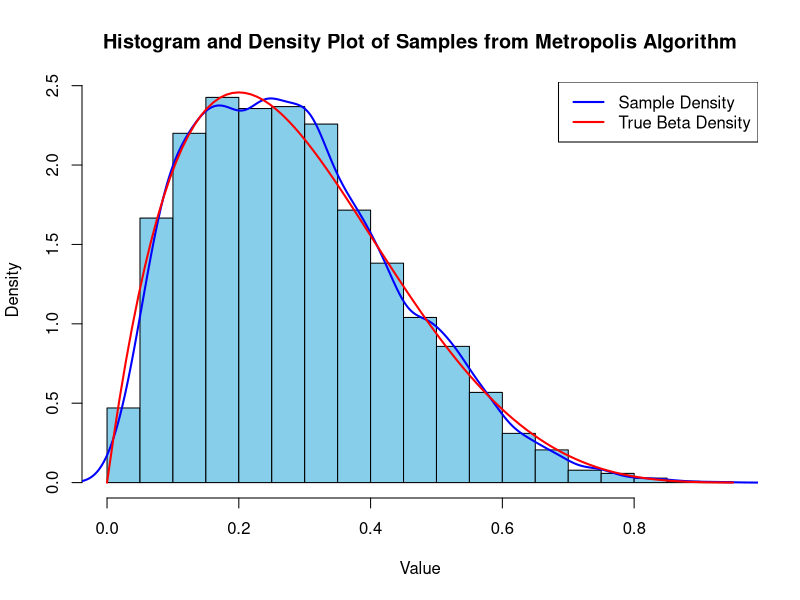

This figure's R source:
# Load necessary library
library(ggplot2)
library(coda)  # for effectiveSize function

# Target distribution: Beta distribution with alpha = 2, beta = 5
alpha <- 2
beta <- 5
target_density <- function(x) {
  if (x < 0 || x > 1) return(0)
  return(dbeta(x, shape1 = alpha, shape2 = beta))
}

# Proposal distribution: Normal distribution centered at current point
proposal_distribution <- function(x) {
  return(rnorm(1, mean = x, sd = 0.1))  # Standard deviation of proposal distribution can be adjusted
}

# Metropolis algorithm
metropolis <- function(num_samples, initial_value) {
  samples <- numeric(num_samples)
  samples[1] <- initial_value
  
  for (t in 2:num_samples) {
    current_x <- samples[t-1]
    proposed_x <- proposal_distribution(current_x)
    
    # Ensure proposed_x is within the bounds of the Beta distribution
    if (proposed_x < 0 || proposed_x > 1) {
      samples[t] <- current_x  # Reject the proposal if out of bounds
    } else {
      acceptance_ratio <- target_density(proposed_x) / target_density(current_x)
      acceptance_ratio <- min(1, acceptance_ratio)
      
      if (runif(1) < acceptance_ratio) {
        samples[t] <- proposed_x
      } else {
        samples[t] <- current_x
      }
    }
  }
  
  return(samples)
}

# Parameters
num_samples <- 10000
initial_value <- 0.5

# Run the Metropolis algorithm
set.seed(123)
samples <- metropolis(num_samples, initial_value)

# Plot the samples
hist(samples, breaks = 30, probability = TRUE, col = "skyblue", border = "black",
     xlab = "Value", ylab = "Density", main = "Histogram and Density Plot of Samples from Metropolis Algorithm")

# Plot the density of the samples
lines(density(samples), col = "blue", lwd = 2)

# Overlay the true Beta distribution for comparison
curve(dbeta(x, shape1 = alpha, shape2 = beta), add = TRUE, col = "red", lwd = 2)

# Add legend
legend("topright", legend = c("Sample Density", "True Beta Density"), col = c("blue", "red"), lwd = 2)

# --- for sample size discussion ---
# Convert to MCMC object for analysis
mcmc_samples <- as.mcmc(samples)

# Compute the mean of the samples
sample_mean <- mean(samples)
cat("Sample Mean:", sample_mean, "\n")

# Compute the effective sample size (ESS)
ess <- effectiveSize(mcmc_samples)
cat("Effective Sample Size (ESS):", ess, "\n")

# Compute the standard error (SE) of the mean
sample_sd <- sd(samples)
se_mean <- sample_sd / sqrt(ess)
cat("Standard Error (SE) of the Mean:", se_mean, "\n")
